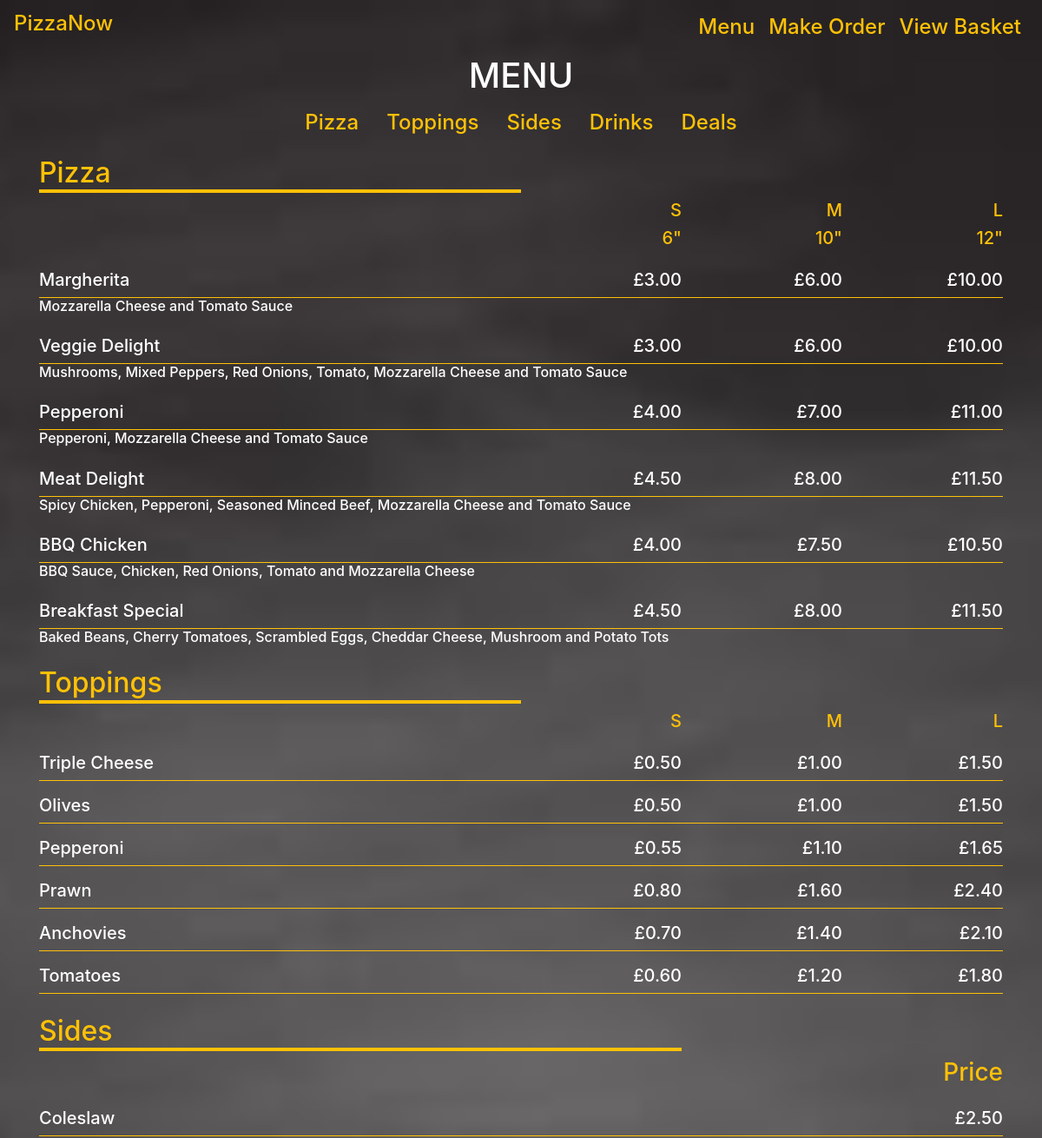
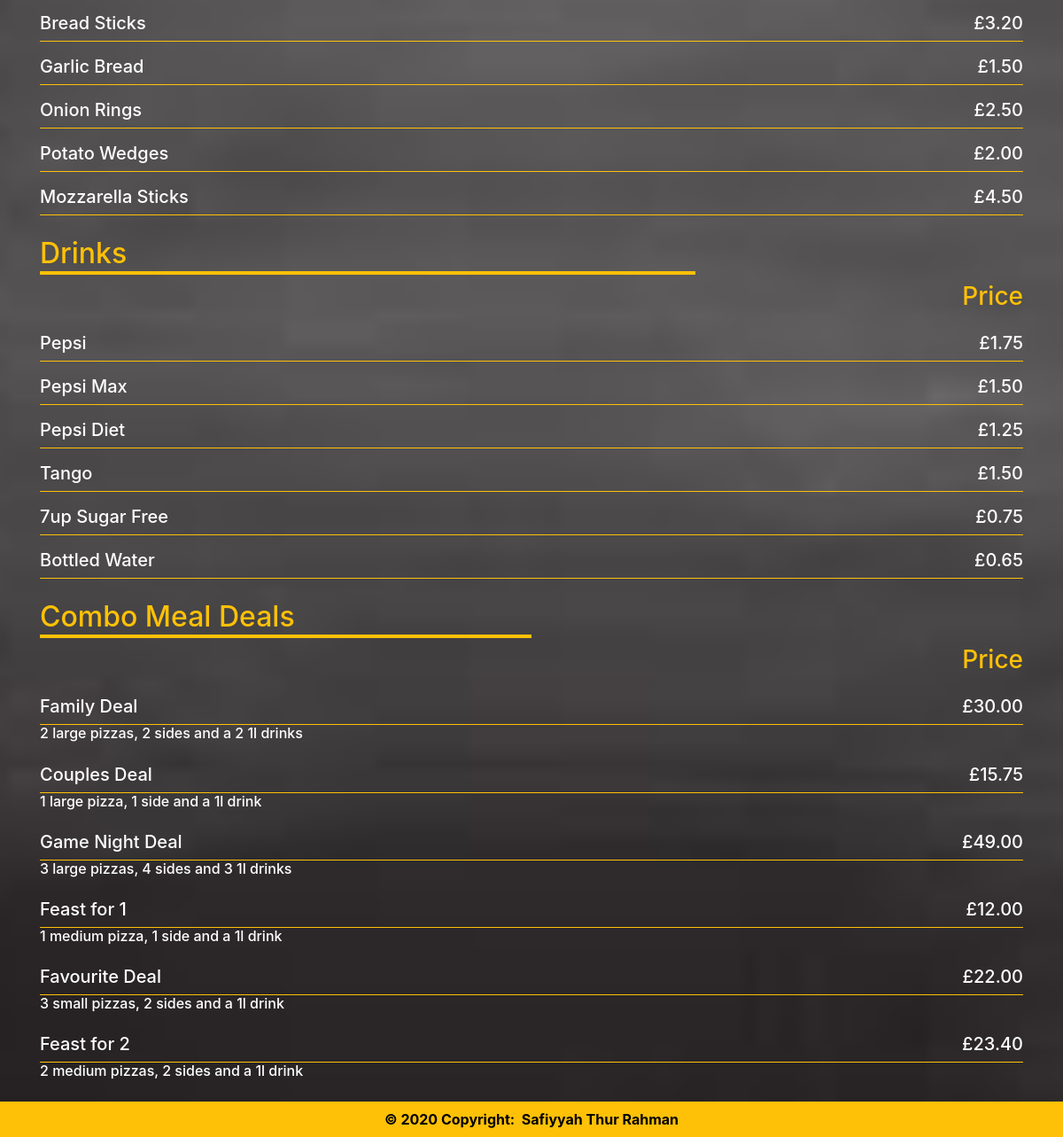
The page / on the database its author committed (2 pictures, top to bottom).
### tables this page shows
CREATE TABLE `pizza` (
  `pizza_id` int(5) UNSIGNED NOT NULL,
  `pizza_name` varchar(100) NOT NULL,
  `pizza_description` varchar(350) NOT NULL,
  `pizza_pr_small` decimal(10,2) NOT NULL DEFAULT '3.00',
  `pizza_pr_medium` decimal(10,2) NOT NULL DEFAULT '6.00',
  `pizza_pr_large` decimal(10,2) NOT NULL DEFAULT '10.00'
);

CREATE TABLE `toppings` (
  `topping_id` int(5) UNSIGNED NOT NULL,
  `topping_name` varchar(100) NOT NULL,
  `topping_pr_small` decimal(10,2) NOT NULL DEFAULT '0.50',
  `topping_pr_medium` decimal(10,2) NOT NULL DEFAULT '1.00',
  `topping_pr_large` decimal(10,2) NOT NULL DEFAULT '1.50'
);

CREATE TABLE `sides` (
  `side_id` int(5) UNSIGNED NOT NULL,
  `side_name` varchar(100) NOT NULL,
  `side_price` decimal(10,2) NOT NULL DEFAULT '1.50'
);

CREATE TABLE `drinks` (
  `drink_id` int(5) UNSIGNED NOT NULL,
  `drink_name` varchar(100) NOT NULL,
  `drink_price` decimal(10,2) NOT NULL DEFAULT '1.00'
);

CREATE TABLE `combo_meals` (
  `cm_id` int(5) UNSIGNED NOT NULL,
  `cm_name` varchar(350) NOT NULL,
  `cm_description` varchar(350) NOT NULL,
  `cm_no_small_pizza` int(11) NOT NULL DEFAULT '0',
  `cm_no_medium_pizza` int(11) NOT NULL DEFAULT '0',
  `cm_no_large_pizza` int(11) NOT NULL DEFAULT '0',
  `cm_no_side` int(11) NOT NULL DEFAULT '0',
  `cm_no_drink` int(11) NOT NULL DEFAULT '0',
  `cm_price` decimal(10,2) NOT NULL DEFAULT '2.50'
);

### application/controllers/Menu.php (called while the page is built, shortened)
<?php
class Menu extends CI_Controller
{
	function __construct()
	{
		$this->load->model('table_structure_model');
		$this->load->library('session');
	}
	public function index()
	{
		$data = $this->table_structure_model->get_data();
		$this->load->helper('url');
		$this->load->view('head', array('page_title' => 'Menu '));
		$this->load->view('navbar', array('page_name' => 'menu'));
		$this->load->view('scrolltotop');
		$this->load->view('display_menu', array('data' => $data));
		$this->load->view('footer');
	}
}

### index.php (called while the page is built, shortened)
<?php
require_once BASEPATH.'core/CodeIgniter.php';

### application/models/table_structure_model.php (called while the page is built, shortened)
<?php
class Table_structure_model extends CI_Model
{
    public function __construct()
    {
        $this->db->query('use w1714855_0');
    }
    function get_data()
    {
        $this->db->query('use w1714855_0');
        $data = array();
        $table_name_array = array('pizza', 'toppings', 'sides', 'drinks', 'combo_meals');
        for ($i = 0; $i < count($table_name_array); $i++) {
            $query = $this->db->get($table_name_array[$i]);
            $data[$table_name_array[$i]] = $query->result_array();
        }
        return $data;
    }
}

### application/views/display_menu.php (the view, shortened to what this page needs)
<!DOCTYPE html>
<html lang="en">
<body onload="increaseHeight()" onresize="increaseHeight()">
	<div class="container w-100 text-white" id="custom-content">
		<div class="row w-100">
			<h1 class="text-center w-100">MENU</h1>
		</div>
		<div>
			<ul class="nav justify-content-center h4">
				<li class="nav-item">
					<a class="nav-link" href="#pizza">Pizza</a>
				</li>
				<li class="nav-item">
					<a class="nav-link" href="#toppings">Toppings</a>
				</li>
				<li class="nav-item">
					<a class="nav-link" href="#sides">Sides</a>
				</li>
				<li class="nav-item">
					<a class="nav-link" href="#drinks">Drinks</a>
				</li>
				<li class="nav-item">
					<a class="nav-link" href="#deals">Deals</a>
				</li>
			</ul>
		</div>
		<div class="row mt-3">
			<div class="col-4 p-0 col-md-6">
				<h2 class="text-warning border-bottom border-warning border-medium" id="pizza">Pizza</h2>
			</div>
		</div>
		<div class="row w-100">
			<div class="col-3 col-md-6"></div>
			<div class="col-3 p-0 col-md-2">
				<h5 class="text-warning text-right ">S</h5>
			</div>
			<div class="col-3 p-0 col-md-2">
				<h5 class="text-warning text-right">M</h5>
			</div>
			<div class="col-3 p-0 col-md-2">
				<h5 class="text-warning text-right">L</h5>
			</div>
		</div>
		<div class="row w-100 mb-3">
			<div class="col-3 col-md-6"></div>
			<div class="col-3 p-0 col-md-2">
				<h5 class="text-warning text-right ">6"</h5>
			</div>
			<div class="col-3 p-0 col-md-2">
				<h5 class="text-warning text-right">10"</h5>
			</div>
			<div class="col-3 p-0 col-md-2">
				<h5 class="text-warning text-right">12"</h5>
			</div>
		</div>
		<?php
		for ($i = 0; $i < count($data['pizza']); $i++) {
			$pizza_data = $data['pizza'][$i];
			echo '<div class="row border-bottom border-warning w-100">';
			echo '<div class="col-3 col-md-6 p-0">';
			echo '<div class="row">';
			echo '<h5 class="heading">' . $pizza_data['pizza_name'] . '</h5>';
			echo '</div>';
			echo '</div>';
			echo '<div class="col-3 p-0 col-md-2">';
			echo '<h5 class=" text-right">&#163;' . $pizza_data['pizza_pr_small'] . '</h5>';
			echo '</div>';
			echo '<div class="col-3 p-0 col-md-2">';
			echo '<h5 class=" text-right">&#163;' . $pizza_data['pizza_pr_medium'] . '</h5>';
			echo '</div>';
			echo '<div class="col-3 p-0 col-md-2">';
			echo '<h5 class=" text-right">&#163;' . $pizza_data['pizza_pr_large'] . '</h5>';
			echo '</div>';
			echo '</div>';
			echo '<div class="row w-100 mb-3"><h6>' . $pizza_data['pizza_description'] . '</h6></div>';
		}
		?>
		<div class="row mt-3">
			<div class="col-6 p-0">
				<h2 class="text-warning border-bottom border-warning border-medium" id="toppings">Toppings</h2>
			</div>
		</div>
		<div class="row w-100 mb-3">
			<div class="col-3 col-md-6"></div>
			<div class="col-3 p-0 col-md-2">
				<h5 class="text-warning text-right ">S</h5>
			</div>
			<div class="col-3 p-0 col-md-2">
				<h5 class="text-warning text-right">M</h5>
			</div>
			<div class="col-3 p-0 col-md-2">
				<h5 class="text-warning text-right">L</h5>
			</div>
		</div>
		<?php
		for ($i = 0; $i < count($data['toppings']); $i++) {
			$topping_data = $data['toppings'][$i];
			echo '<div class="row border-bottom border-warning w-100 mb-3">';
			echo '<div class="col-3 col-md-6 p-0">';
			echo '<div class="row ">';
			echo '<h5 >' . $topping_data['topping_name'] . '</h5>';
			echo '</div>';
			echo '</div>';
			echo '<div class="col-3 p-0 col-md-2">';
			echo '<h5 class=" text-right">&#163;' . $topping_data['topping_pr_small'] . '</h5>';
			echo '</div>';
			echo '<div class="col-3 p-0 col-md-2">';
			echo '<h5 class=" text-right">&#163;' . $topping_data['topping_pr_medium'] . '</h5>';
			echo '</div>';
			echo '<div class="col-3 p-0 col-md-2">';
			echo '<h5 class=" text-right">&#163;' . $topping_data['topping_pr_large'] . '</h5>';
			echo '</div>';
			echo '</div>';
		} ?>
		<div class="row mt-4">
			<div class="col-8 p-0">
				<h2 class="text-warning border-bottom border-warning border-medium" id="sides">Sides</h2>
			</div>
		</div>
		<div class="row w-100 mb-3">
			<div class="col-8"></div>
			<div class="col-4 p-0">
				<h3 class="text-warning text-right ">Price</h3>
			</div>
		</div>
		<?php
		for ($i = 0; $i < count($data['sides']); $i++) {
			$side_data = $data['sides'][$i];
			echo '<div class="row border-bottom border-warning w-100 mb-3">';
			echo '<div class="col-8 p-0">';
			echo '<div class="row"><h5 >' . $side_data['side_name'] . '</h5></div></div>';
			echo '<div class="col-4 p-0">';
			echo '<h5 class="text-right">&#163;' . $side_data['side_price'] . '</h5></div>';
			echo '</div>';
		}
		?>
		<div class="row mt-4">
			<div class="col-8 p-0">
				<h2 class="text-warning border-bottom border-warning border-medium" id="drinks">Drinks</h2>
			</div>
		</div>
		<div class="row w-100 mb-3">
			<div class="col-8"></div>
			<div class="col-4 p-0">
				<h3 class="text-warning text-right ">Price</h3>
			</div>
		</div>
		<?php
		for ($i = 0; $i < count($data['drinks']); $i++) {
			$drink_data = $data['drinks'][$i];
			echo '<div class="row border-bottom border-warning w-100 mb-3">';
			echo '<div class="col-8 p-0">';
			echo '<div class="row"><h5 >' . $drink_data['drink_name'] . '</h5></div></div>';
			echo '<div class="col-4 p-0">';
			echo '<h5 class="text-right">&#163;' . $drink_data['drink_price'] . '</h5></div>';
			echo '</div>';
		}
		?>
		<div class="row mt-4">
			<div class="col-8 p-0 col-md-6">
				<h2 class="text-warning border-bottom border-warning border-medium" id="deals">Combo Meal Deals</h2>
			</div>
		</div>
		<div class="row w-100 mb-3">
			<div class="col-8 col-md-6"></div>
			<div class="col-4 p-0 col-md-6">
				<h3 class="text-warning text-right ">Price</h3>
			</div>
		</div>
		<?php
		for ($i = 0; $i < count($data['combo_meals']); $i++) {
			$cm_data = $data['combo_meals'][$i];
			echo '<div class="row border-bottom border-warning w-100">';
			echo '<div class="col-6 p-0">';
			echo '<div class="row ">';
			echo '<h5 >' . $cm_data['cm_name'] . '</h5>';
			echo '</div>';
			echo '</div>';
			echo '<div class="col-6 p-0">';
			echo '<h5 class="text-right">&#163;' . $cm_data['cm_price'] . '</h5>';
			echo '</div>';
			echo '</div>';
			echo '<div class="row w-100 mb-3"><h6>' . $cm_data['cm_description'] . '</h6></div>';
		} ?>
	</div>
</body>
</html>

### application/views/head.php (shortened to what this page needs)
<head>
	<link rel="stylesheet" href="https://maxcdn.bootstrapcdn.com/bootstrap/4.0.0/css/bootstrap.min.css">
	<link href="<?php echo base_url(); ?>assets/css/styles.css" rel="stylesheet" type="text/css">
</head>

### application/views/navbar.php (shortened to what this page needs)
<body>
  <nav id="navbar-custom" class="navbar navbar-expand-lg navbar-light bg-custom sticky-top">
    <a class="navbar-brand" href="<?php echo base_url() ?> ">
      <h4>PizzaNow</h4>
    </a>
    <div class="collapse navbar-collapse" id="navbarNavDropdown">
      <ul class="navbar-nav ml-auto h4">
        <?php
        switch ($page_name) {
          case "menu":
            echo '<li class="nav-item active">
            <a class="nav-link" href="' . base_url() . '">Menu</a>
          </li>
          <li class="nav-item">
            <a class="nav-link" href="' . base_url() . 'index.php/order">Make Order</a>
          </li>
          <li class="nav-item">
            <a class="nav-link" href="' . base_url() . 'index.php/order/view_basket">View Basket</a>
          </li>';
            break;
        }
        ?>
      </ul>
    </div>
  </nav>

### application/views/footer.php
<div class="footer-content text-center">
    <div class="p-2 font-weight-bold">© 2020 Copyright:&nbsp;
        <a class="footer-link" target="_blank" without="true" rel="noopener noreferrer" href="https://www.linkedin.com/in/safiyyah-r-408652132/">Safiyyah Thur Rahman</a>
    </div>
</div>

### assets/css/styles.css (style rules this page uses)
.border-medium { border-width: 4px !important; }
.row { margin: 0; }
.footer-content { background-color: #ffc107; color: black; }
.footer-link { background-color: #ffc107; color: black; }
.nav-link, .navbar-brand { color: #ffc107 !important; }
.bg-custom { background: transparent; -webkit-transition: background 1.5s; -moz-transition: background 1.5s; -ms-transition: background 1.5s; -o-transition: background 1.5s; transition: background 1.5s; }
.navbar-brand { border: none !important; }
.nav-item { text-align: center; }

### rows shown on the page
pizza: pizza_name "Margherita", pizza_pr_small "3.00", pizza_pr_medium "6.00", pizza_pr_large "10.00", pizza_description "Mozzarella Cheese and Tomato Sauce"
pizza: pizza_name "Veggie Delight", pizza_pr_small "3.00", pizza_pr_medium "6.00", pizza_pr_large "10.00", pizza_description "Mushrooms, Mixed Peppers, Red Onions, Tomato, Mozzarella Cheese and Tomato Sauce"
pizza: pizza_name "Pepperoni", pizza_pr_small "4.00", pizza_pr_medium "7.00", pizza_pr_large "11.00", pizza_description "Pepperoni, Mozzarella Cheese and Tomato Sauce"
pizza: pizza_name "Meat Delight", pizza_pr_small "4.50", pizza_pr_medium "8.00", pizza_pr_large "11.50", pizza_description "Spicy Chicken, Pepperoni, Seasoned Minced Beef, Mozzarella Cheese and Tomato Sauce"
pizza: pizza_name "BBQ Chicken", pizza_pr_small "4.00", pizza_pr_medium "7.50", pizza_pr_large "10.50", pizza_description "BBQ Sauce, Chicken, Red Onions, Tomato and Mozzarella Cheese"
pizza: pizza_name "Breakfast Special", pizza_pr_small "4.50", pizza_pr_medium "8.00", pizza_pr_large "11.50", pizza_description "Baked Beans, Cherry Tomatoes, Scrambled Eggs, Cheddar Cheese, Mushroom and Potato Tots"
toppings: topping_name "Triple Cheese", topping_pr_small "0.50", topping_pr_medium "1.00", topping_pr_large "1.50"
toppings: topping_name "Olives", topping_pr_small "0.50", topping_pr_medium "1.00", topping_pr_large "1.50"
toppings: topping_name "Pepperoni", topping_pr_small "0.55", topping_pr_medium "1.10", topping_pr_large "1.65"
toppings: topping_name "Prawn", topping_pr_small "0.80", topping_pr_medium "1.60", topping_pr_large "2.40"
toppings: topping_name "Anchovies", topping_pr_small "0.70", topping_pr_medium "1.40", topping_pr_large "2.10"
toppings: topping_name "Tomatoes", topping_pr_small "0.60", topping_pr_medium "1.20", topping_pr_large "1.80"
sides: side_name "Coleslaw", side_price "2.50"
sides: side_name "Bread Sticks", side_price "3.20"
sides: side_name "Garlic Bread", side_price "1.50"
sides: side_name "Onion Rings", side_price "2.50"
sides: side_name "Potato Wedges", side_price "2.00"
sides: side_name "Mozzarella Sticks", side_price "4.50"
drinks: drink_name "Pepsi", drink_price "1.75"
drinks: drink_name "Pepsi Max", drink_price "1.50"
drinks: drink_name "Pepsi Diet", drink_price "1.25"
drinks: drink_name "Tango", drink_price "1.50"
drinks: drink_name "7up Sugar Free", drink_price "0.75"
drinks: drink_name "Bottled Water", drink_price "0.65"
combo_meals: cm_name "Family Deal", cm_price "30.00", cm_description "2 large pizzas, 2 sides and a 2 1l drinks"
combo_meals: cm_name "Couples Deal", cm_price "15.75", cm_description "1 large pizza, 1 side and a 1l drink"
combo_meals: cm_name "Game Night Deal", cm_price "49.00", cm_description "3 large pizzas, 4 sides and 3 1l drinks"
combo_meals: cm_name "Feast for 1", cm_price "12.00", cm_description "1 medium pizza, 1 side and a 1l drink"
combo_meals: cm_name "Favourite Deal", cm_price "22.00", cm_description "3 small pizzas, 2 sides and a 1l drink"
combo_meals: cm_name "Feast for 2", cm_price "23.40", cm_description "2 medium pizzas, 2 sides and a 1l drink"
